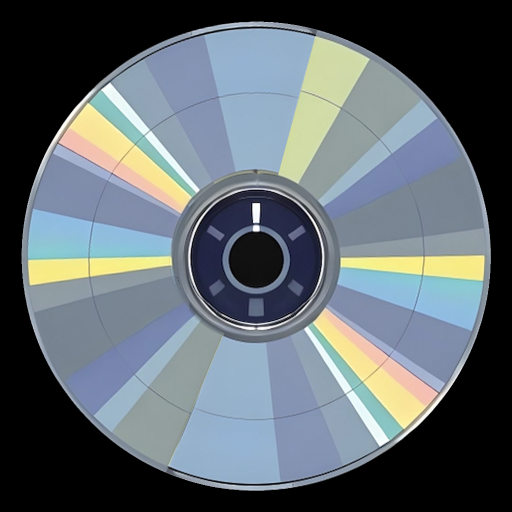
#> input picture lab/media/cd.png, 1024 x 1024 px (shown at 1/2 size)
$ python make-cd.py ../lab/media/cd.png
#> lines starting #> are read from the running program, lines starting #| are printed output that depends on the picture; after the words box and inside, x2 and y2 are one past the last pixel; in counts of white or black regions, pixels touching at a corner belong together
#!/usr/bin/env python3
"""Make lab/media/cd.png: a clean, front-on, concentric CD from a photo-like illustration of a CD held in a hand.

    python3 tools/make-cd.py path/to/cd-with-hand.png [out.png] [--debug DIR]

What it does (OpenCV + numpy only):
  1. finds the hand (skin colours, the biggest blob and what touches it, grown a little to cover its outline);
  2. fits an ellipse to the visible rim and warps the disc to a true circle (the picture is seen a little from the side);
  3. moves the hub so it is concentric with the rim (it sat ~17 px off, which would wobble when the disc spins);
  4. paints over the hand: in the hub by mirroring its good half (the hub is symmetric about the vertical), on the wedges
     by repeating another stretch of the visible wedge sequence, with the seam angles picked where the colours match best;
  5. writes a 1024×1024 RGBA PNG: the disc fills 92 %, everything outside it transparent.
It is a one-off: the numbers below were tuned on one picture. Needs opencv-python (cv2) and numpy.
"""
import sys
import cv2
import numpy as np

OUT = 1024          # output side, px
R = 470.0           # output disc radius, px (92 % of the half side)
HUB_R = 165.0       # px: the hub's outer metal ring (in the circle-warped picture)
POLAR_A, POLAR_R = 4096, 1024   # polar sampling: angle rows × radius columns

args = [a for a in sys.argv[1:] if not a.startswith("--")]
dbg = sys.argv[sys.argv.index("--debug") + 1] if "--debug" in sys.argv else None
src_path = args[0]
out_path = args[1] if len(args) > 1 else "lab/media/cd.png"

def save_dbg(name, img):
    if dbg:
        cv2.imwrite(f"{dbg}/{name}", img)

bgr = cv2.imread(src_path, cv2.IMREAD_COLOR)
#> bgr is the input picture: shape (1024, 1024, 3); mean B, G, R 109, 103.1, 93.8
H, W = bgr.shape[:2]
#> H = 1024; W = 1024
rgb = bgr[..., ::-1].astype(int)
Rc, Gc, Bc = rgb[..., 0], rgb[..., 1], rgb[..., 2]
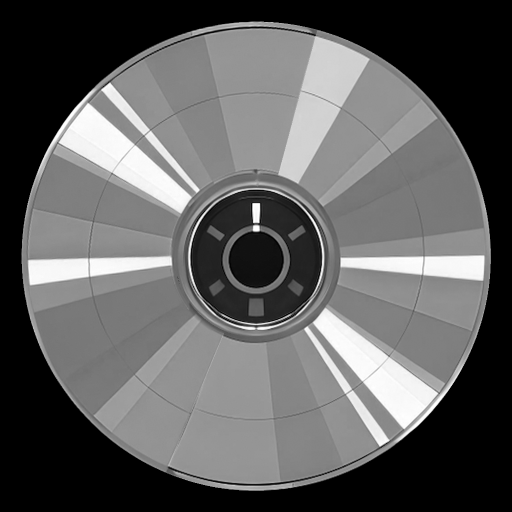
#> Rc: shape (1024, 1024) int64 (shown at 1/2 size); min 0, max 255, mean 93.8
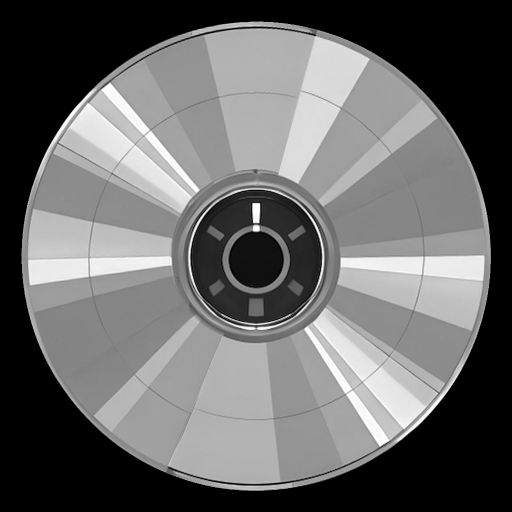
#> Gc: shape (1024, 1024) int64 (shown at 1/2 size); min 0, max 255, mean 103.1
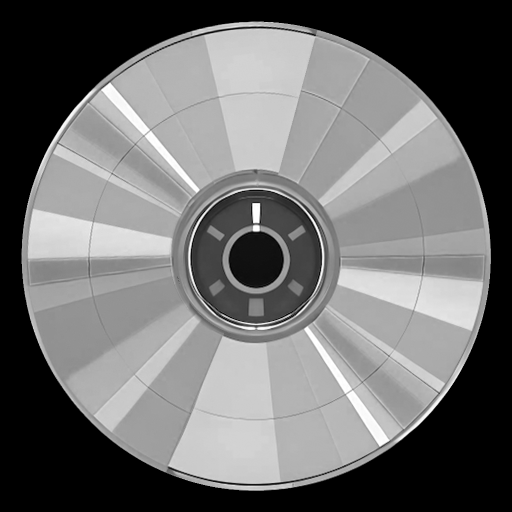
#> Bc: shape (1024, 1024) int64 (shown at 1/2 size); min 0, max 255, mean 109
lum = rgb @ np.array([0.2126, 0.7152, 0.0722])

# ---- 1. the hand
skin = ((Rc > 140) & (Rc - Bc > 45) & (Rc > Gc * 1.1)).astype(np.uint8)
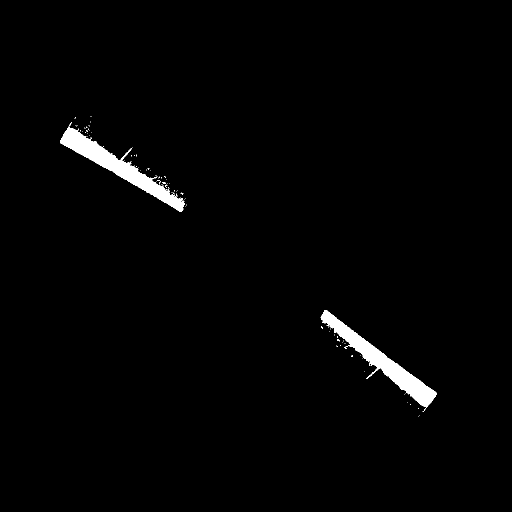
#> skin: shape (1024, 1024) (shown at 1/2 size); values 0 (black) and 1 (white), 1.6% white; 92 white regions (90 under 20 px), largest, box (x1, y1, x2, y2) and area: (120, 244, 370, 423) 8284, (641, 620, 874, 824) 8245
n, lab, stats, _ = cv2.connectedComponentsWithStats(skin, connectivity=8)
#> lab: shape (1024, 1024) int32; 93 distinct labels, from 0 to 92
#> n = 93; stats = 93 rows, first 6: [0, 0, 1024, 1024, 1031758], [181, 232, 2, 1, 2], [149, 234, 3, 4, 4], [181, 243, 1, 2, 2], [120, 244, 250, 179, 8284], [151, 251, 1, 1, 1]
big = 1 + int(np.argmax(stats[1:, cv2.CC_STAT_AREA]))
#> big = 4
hand = (lab == big).astype(np.uint8)
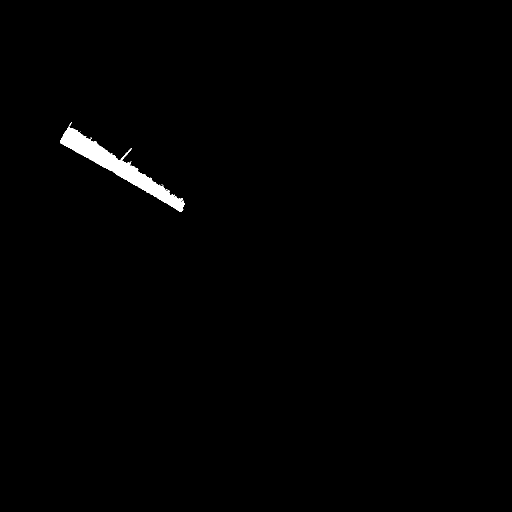
#> hand: shape (1024, 1024) (shown at 1/2 size); values 0 (black) and 1 (white), 0.79% white; 1 white region, box (x1, y1, x2, y2) and area: (120, 244, 370, 423) 8284
dist = cv2.distanceTransform(1 - hand, cv2.DIST_L2, 3)
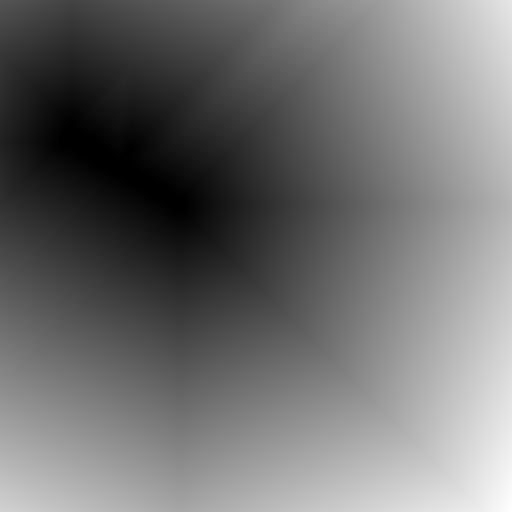
#> dist: shape (1024, 1024) float32 (shown at 1/2 size); min 0, max 877.7, mean 385.3; drawn with min black and max white
for i in range(1, n):  # slivers of finger or wedge touching the hand
    if i != big and stats[i, cv2.CC_STAT_AREA] > 30 and dist[lab == i].min() < 30:
        hand[lab == i] = 1
hand = cv2.morphologyEx(hand, cv2.MORPH_CLOSE, cv2.getStructuringElement(cv2.MORPH_ELLIPSE, (41, 41)))
#> hand: shape (1024, 1024); values 0 (black) and 1 (white), 0.87% white; 1 white region, box (x1, y1, x2, y2) and area: (120, 244, 370, 423) 9076
hand = cv2.dilate(hand, cv2.getStructuringElement(cv2.MORPH_ELLIPSE, (15, 15)))
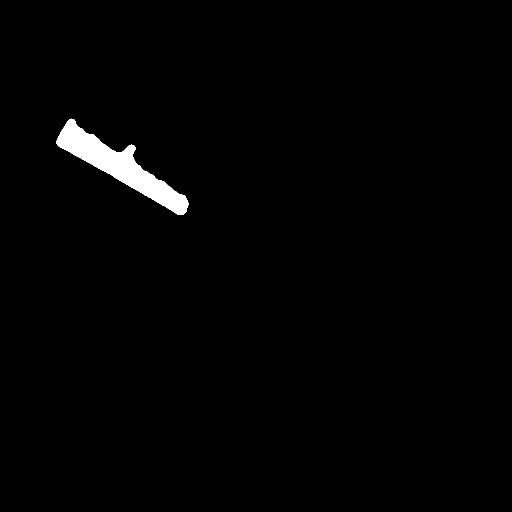
#> hand: shape (1024, 1024) (shown at 1/2 size); values 0 (black) and 1 (white), 1.3% white; 1 white region, box (x1, y1, x2, y2) and area: (113, 237, 377, 430) 14010

# ---- 2. the rim: an ellipse through the visible edge points, seen from the hub's hole
hole = np.zeros((H, W), bool)
yy, xx = np.mgrid[0:H, 0:W]
guess = (xx - 281) ** 2 + (yy - 311) ** 2 < 70 ** 2
hole = guess & (lum < 20)
#> hole: shape (1024, 1024) bool; every value is 0
hx, hy = xx[hole].mean(), yy[hole].mean()   # the hub's hole, in the source
#> hx = nan; hy = nan
pts = []
for th in np.arange(0, 360, 1.0):
    t = np.radians(th)
    last = None
    for r in np.arange(180, 300, 0.25):
        x, y = hx + r * np.cos(t), hy - r * np.sin(t)
#> (the run stopped early here; a loop or call above may not have finished)
